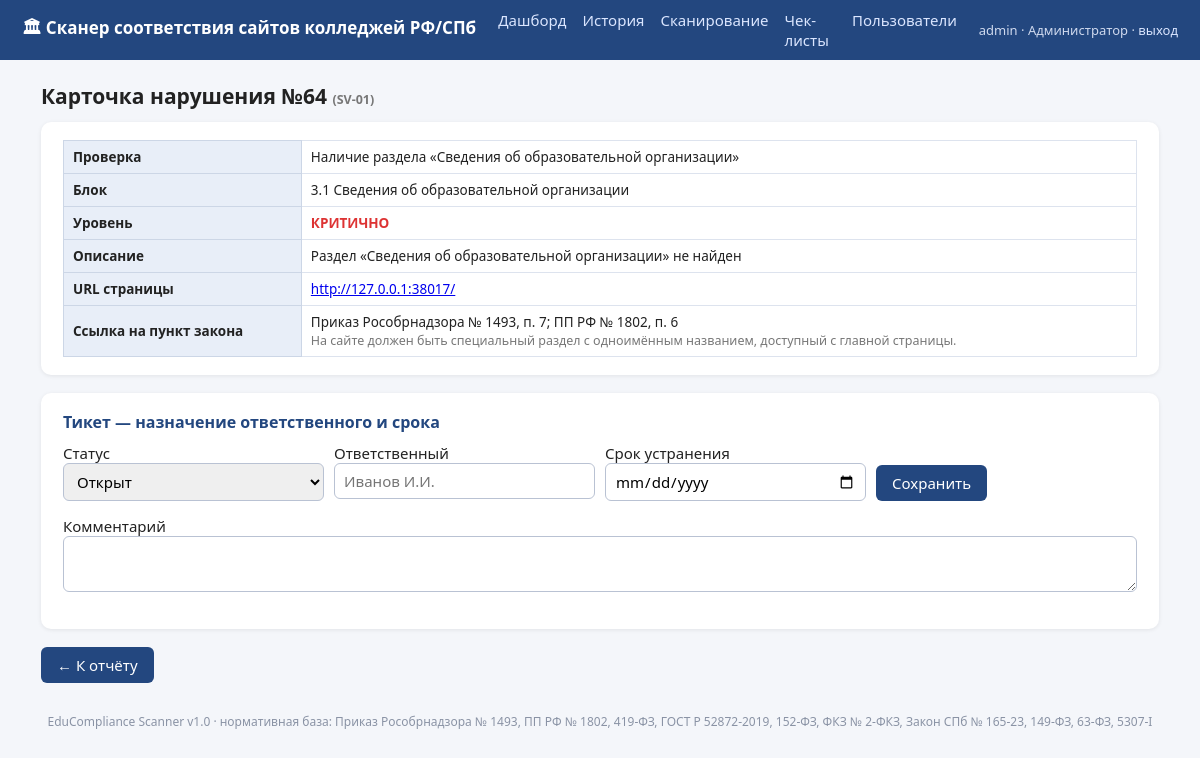
The app's page /violation/64 (signed in) with its own data.
### tables this page shows
CREATE TABLE violations(
  id INTEGER PRIMARY KEY AUTOINCREMENT,
  scan_id INTEGER REFERENCES scans(id) ON DELETE CASCADE,
  fp TEXT, rule_id TEXT, block TEXT, law TEXT, severity TEXT,
  title TEXT, message TEXT, page_url TEXT, details TEXT, screenshot TEXT,
  status TEXT DEFAULT 'open',
  assignee TEXT DEFAULT '', due_date TEXT DEFAULT '', comment TEXT DEFAULT ''
);

### app/app.py (the view)
@app.route("/violation/<int:vid>")
@login_required
def violation_card(vid):
    row = store._con.execute("SELECT * FROM violations WHERE id=?", (vid,)).fetchone()
    if not row:
        abort(404)
    d = dict(row)
    d["details"] = json.loads(d["details"] or "[]")
    rule = RULES_BY_ID.get(d["rule_id"])
    return render_template("violation_card.html", v=d, rule=rule)

### app/app.py (called while the page is built)
@app.context_processor
def inject():
    return {"current_user": current_user, "ROLE_LABELS": ROLE_LABELS,
            "traffic_light": traffic_light}

### app/auth.py (called while the page is built)
def current_user() -> dict | None:
    u = session.get("user")
    return u if isinstance(u, dict) else None

def login_required(f):
    @wraps(f)
    def wrapper(*a, **kw):
        if not current_user():
            return redirect(url_for("login",
                                    next=url_for(request.endpoint, **request.view_args)))
        return f(*a, **kw)
    return wrapper

### app/templates/violation_card.html (shortened to what this page needs)
{% extends "base.html" %}
{% block content %}
<h1>Карточка нарушения №{{ v.id }} <span class="muted">({{ v.rule_id }})</span></h1>
<div class="card">
  <table>
    <tr><th>Проверка</th><td>{{ v.title }}</td></tr>
    <tr><th>Блок</th><td>{{ v.block }}</td></tr>
    <tr><th>Уровень</th><td class="sev-{{ v.severity }}">{{ {'critical':'КРИТИЧНО','major':'СУЩЕСТВЕННО','minor':'незначительно'}[v.severity] }}</td></tr>
    <tr><th>Описание</th><td>{{ v.message }}</td></tr>
    <tr><th>URL страницы</th><td><a href="{{ v.page_url }}" target="_blank" rel="noopener">{{ v.page_url }}</a></td></tr>
    <tr><th>Ссылка на пункт закона</th><td>{{ v.law }}{% if rule %}<br><span class="muted">{{ rule.description }}</span>{% endif %}</td></tr>
  </table>
</div>
{% if current_user().role in ('admin','auditor') %}
<div class="card">
  <h2>Тикет — назначение ответственного и срока</h2>
  <form method="post" action="{{ url_for('update_ticket', vid=v.id) }}">
    <div style="display:grid;grid-template-columns:repeat(4,1fr);gap:10px">
      <label>Статус<select name="status">
        <option value="open" {{'selected' if v.status=='open'}}>Открыт</option>
      </select></label>
      <label>Ответственный<input type="text" name="assignee" value="{{ v.assignee }}" placeholder="Иванов И.И."></label>
      <label>Срок устранения<input type="date" name="due_date" value="{{ v.due_date }}"></label>
      <div style="display:flex;align-items:end"><button class="btn" type="submit">Сохранить</button></div>
    </div>
    <p><label>Комментарий<textarea name="comment" rows="2">{{ v.comment }}</textarea></label></p>
  </form>
</div>
{% endif %}
<a class="btn" href="{{ url_for('scan_detail', scan_id=v.scan_id) }}">← К отчёту</a>
{% endblock %}

### app/templates/base.html (style rules this page uses)
:root { --blue:#23477f;--bg:#f4f6fa;--red:#d33;--yellow:#e9a200;--green:#2e8b57; }
* { box-sizing:border-box }
body { margin:0;font-family:"Segoe UI",Arial,sans-serif;background:var(--bg);color:#222;font-size:15px }
.card { background:#fff;border-radius:10px;box-shadow:0 1px 4px rgba(0,0,0,.08);padding:18px 22px;margin-bottom:18px }
h1 { font-size:21px;margin:0 0 12px }
h2 { font-size:16px;margin:0 0 10px;color:var(--blue) }
table { border-collapse:collapse;width:100%;font-size:13.5px }
th { background:#e8eef8;text-align:left;padding:7px 9px;border:1px solid #ccd6e6 }
td { padding:7px 9px;border:1px solid #dde3ee;vertical-align:top }
.sev-critical { color:var(--red);font-weight:700 }
input[type=text],input[type=password],input[type=date],select,textarea { padding:7px 9px;border:1px solid #b9c2d3;border-radius:6px;font:inherit;width:100% }
.btn { display:inline-block;background:var(--blue);color:#fff;border:0;border-radius:6px;padding:8px 16px;font:inherit;cursor:pointer;text-decoration:none }
.muted { color:#777;font-size:12.5px }

### records on screen
violations: id "64", rule_id "SV-01", title "Наличие раздела «Сведения об образовательной организации»", block "3.1 Сведения об образовательной организации", severity "КРИТИЧНО", message "Раздел «Сведения об образовательной организации» не найден", page_url "http://127.0.0.1:38017/", law "Приказ Рособрнадзора № 1493, п. 7; ПП РФ № 1802, п. 6"

### other values on screen
{{ current_user().login }} "admin"
{{ ROLE_LABELS[current_user().role] }} "Администратор"
{{ rule.description }} "На сайте должен быть специальный раздел с одноимённым названием, доступный с главной страницы."
